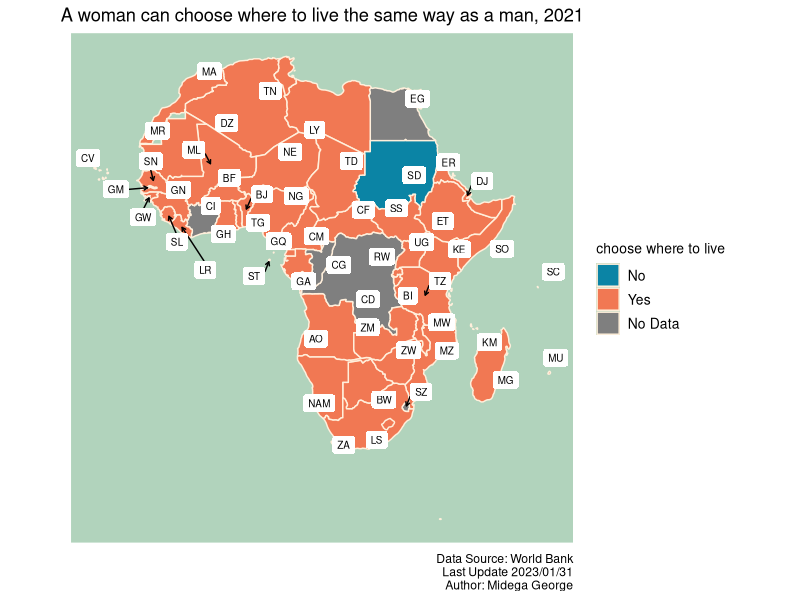

This figure's R source:
## ---- chunk 1
library(tidyverse, quietly=TRUE)
library(scales)


raw_data <- read.csv("equality_business_law.csv", na="..")[, -c(2, 4)]
clean_1 <- raw_data %>%
  pivot_longer(cols=contains("..YR", ignore.case=FALSE), names_to="year", 
               values_to="values") %>%
  rename(region=Country.Name, variables=Series.Name)%>%
  pivot_wider(., names_from=variables, values_from=values) %>%
  mutate(year=str_sub(year, 2, 5), 
         across(year, as.numeric),
         region=recode(region, "Cabo Verde" = "Cape Verde", 
                       "Congo, Dem. Rep." = "", 
                       "Congo, Rep." = "", 
                       "Cote d'Ivoire" = "",
                       "Egypt, Arab Rep." = "", 
                       "Gambia, The" = ""))

unique(raw_data$Country.Name)

biz_law_1 <- clean_1[, 1:8]
equality_1 <- clean_1[, c(1:2, 9:22)]
## ---- chunk 2
recode.equality <- c("region", "year",  "apply for passport",
                     "be head of household", "choose where to live",
                     "get a job", "obtain a judgment of divorce",
                     "open a bank account", "register a business",
                     "sign a contract", "travel outside her home",
                     "travel outside the country", "work at night",
                     "work in job deemed dangerous",
                     "work in an industrial job", "remarry")

colnames(equality_1) <- recode.equality
equality <- equality_1 %>%
  pivot_longer(cols=recode.equality[3:16], names_to="opinion", 
               values_to="response") %>%
  mutate(across(response, ~replace_na(., 3))) %>%
  mutate(across(c(response), factor))
## ---- chunk 3
# Selecting only African Continents
continents <- read.csv("africa_clean_coords.csv")
africa_countries <- continents %>%
  filter(Continent == "Africa")

africa_map <- map_data("world", region=africa_countries$Country)


# Filter Data to Plot
all_response <- equality %>%
  filter(year==2021, opinion=="choose where to live")

# Data to Plot
plot_response <- africa_map %>%
  left_join(all_response, by=c("region"))

# Labels to use

country_labels <- africa_countries %>%
  left_join(plot_response, by=c("Country"="region")) %>%
  distinct(Country, .keep_all=TRUE) %>%
  select(-c("long", "lat")) %>%
  rename(lat=latitude, long=longitude)

# Map Plot

ggplot(plot_response, aes(x=long, y=lat, group=group))+
  coord_fixed(1)+
  geom_polygon(aes(fill=response), color="#ffefdb")+
  scale_fill_manual(values=c("#0b84a5", "#f17853", "#ffb600"), 
                    labels=(c("No", "Yes", "No Data")), 
                    name=unique(all_response$opinion)) +
  labs(title=paste0("A woman can ", {unique(all_response$opinion)}, 
                    " the same way as a man, ", {unique(all_response$year)}), 
       caption=paste0("Data Source: World Bank\n", "Last Update 2023/01/31\n", 
                      "Author: Midega George")) +
  ggrepel::geom_label_repel(aes(label= country_code), data= country_labels, 
                            size=2.5, max.overlaps = 25, label.size=0, 
                            arrow=arrow(length=unit(0.1, 'cm'))) +
  theme(axis.text=element_blank(),
        axis.ticks=element_blank(),
        axis.title=element_blank(),
        rect=element_blank(),
        axis.line = element_blank(),
        panel.border = element_blank(),
        panel.grid = element_blank(),
        panel.background = element_rect(fill = "#b1d3bc"),
        plot.title = element_text(hjust = 0.5),
        legend.position="right", legend.title=element_text(size=10), 
        legend.text=element_text(size=10))

#ggsave("plots/live.png", bg="white", width=8)
